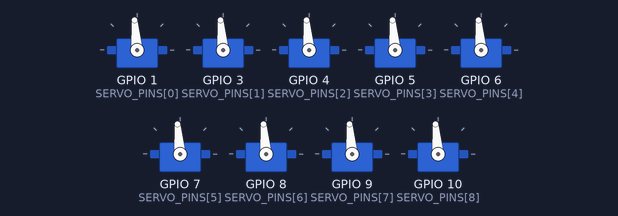
A sketch run on a simulated ESP32-S3. On the bench: 9 × servo. What the sketch prints to the serial monitor is not drawn.

Above: at 2.55 s.
At 4.9 s:
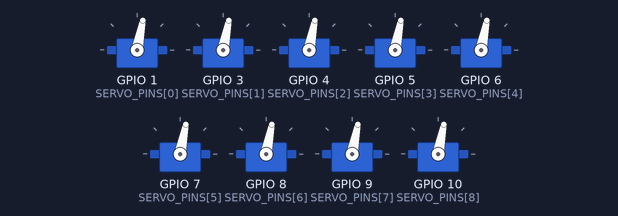
Timing chart, 0 to 10.3 s (numbered marks = the images above):
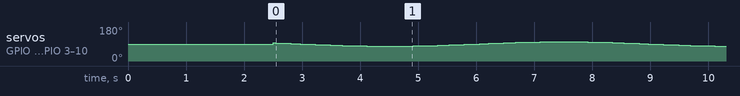

The sketch:

polyp_3x3_sway_v1_0.ino
```cpp
/*
 * PROJECT: Polyp (notwled servo console)
 * DEVICE:  3x3 rig, gentle synchronized sway test, ESP32-S3 SuperMini
 *
 * Not the ripple effect, a calibration/feel check after re-seating the
 * horns: stand every servo up to 90 degrees (same rest position as
 * polyp_3x3_sg92r_v1_0.ino), hold, then sway all of them together, smoothly
 * and slowly, no per-servo phase offset, no wave travelling across the
 * grid, just everything moving as one.
 *
 * The swing amount is specified as a physical tip displacement, not an
 * angle: horn is 250mm shaft-to-tip, and the ask was "sway the tip about
 * 5cm either side". Converted geometrically: for a horn of length L
 * swinging through angle theta from centre, the tip's lateral displacement
 * is L*sin(theta), so theta = asin(displacement / L). At L=25cm and a
 * displacement of 5cm that's asin(5/25) = ~11.5 degrees, worked out once
 * in setup() rather than hardcoded, so changing TIP_SWAY_CM or
 * SHAFT_TO_TIP_CM keeps it correct.
 *
 * WIRING: same rig as polyp_3x3_sg92r_v1_0.ino, GPIO 1,3,4,5,6,7,8,9,10 ->
 * servo 1..9. Servo8 (GPIO9) was confirmed dead on the bench 2026-09-09
 * (wiring tested good, servo itself faulty), still wired here so it just
 * picks up commands again once swapped.
 */

#include <ESP32Servo.h>

#define VERSION "1.0"

// ---------------- CONFIG ----------------

const int SERVO_PINS[9] = {1, 3, 4, 5, 6, 7, 8, 9, 10};

const float SHAFT_TO_TIP_CM = 25.0;  // horn length, shaft to tip
const float TIP_SWAY_CM     = 5.0;   // how far the tip should sway either side

const int CENTER_DEG = 90;
const float SWAY_PERIOD_S = 6.0;     // seconds for one full sway cycle, slow and gentle

int angleTrim[9] = {0, 0, 0, 0, 0, 0, 0, 0, 0}; // per-servo mounting trim, degrees

const int UPDATE_HZ = 50;
const unsigned long ARM_DELAY_MS = 1000; // stand up and hold before swaying

// -----------------------------------------

Servo servos[9];
float swingDeg;

void setup() {
  Serial.begin(115200);
  delay(1500);

  swingDeg = degrees(asin(TIP_SWAY_CM / SHAFT_TO_TIP_CM));
  Serial.printf("Polyp 3x3 sway test, firmware v%s\n", VERSION);
  Serial.printf(
    "tip sway target %.1fcm at %.1fcm horn length -> +/-%.2f degrees\n",
    TIP_SWAY_CM, SHAFT_TO_TIP_CM, swingDeg
  );

  ESP32PWM::allocateTimer(0);
  ESP32PWM::allocateTimer(1);
  ESP32PWM::allocateTimer(2);
  ESP32PWM::allocateTimer(3);

  Serial.println("Standing up to 90 degrees...");
  for (int i = 0; i < 9; i++) {
    servos[i].setPeriodHertz(UPDATE_HZ);
    servos[i].attach(SERVO_PINS[i], 500, 2400);
    servos[i].write(CENTER_DEG + angleTrim[i]);
  }

  delay(ARM_DELAY_MS);
  Serial.println("Swaying.");
}

void loop() {
  float t = millis() / 1000.0;
  float phase = (2.0 * PI / SWAY_PERIOD_S) * t;
  int angle = CENTER_DEG + (int)round(swingDeg * sin(phase));

  for (int i = 0; i < 9; i++) {
    servos[i].write(constrain(angle + angleTrim[i], 0, 180));
  }

  delay(1000 / UPDATE_HZ);
}
```
